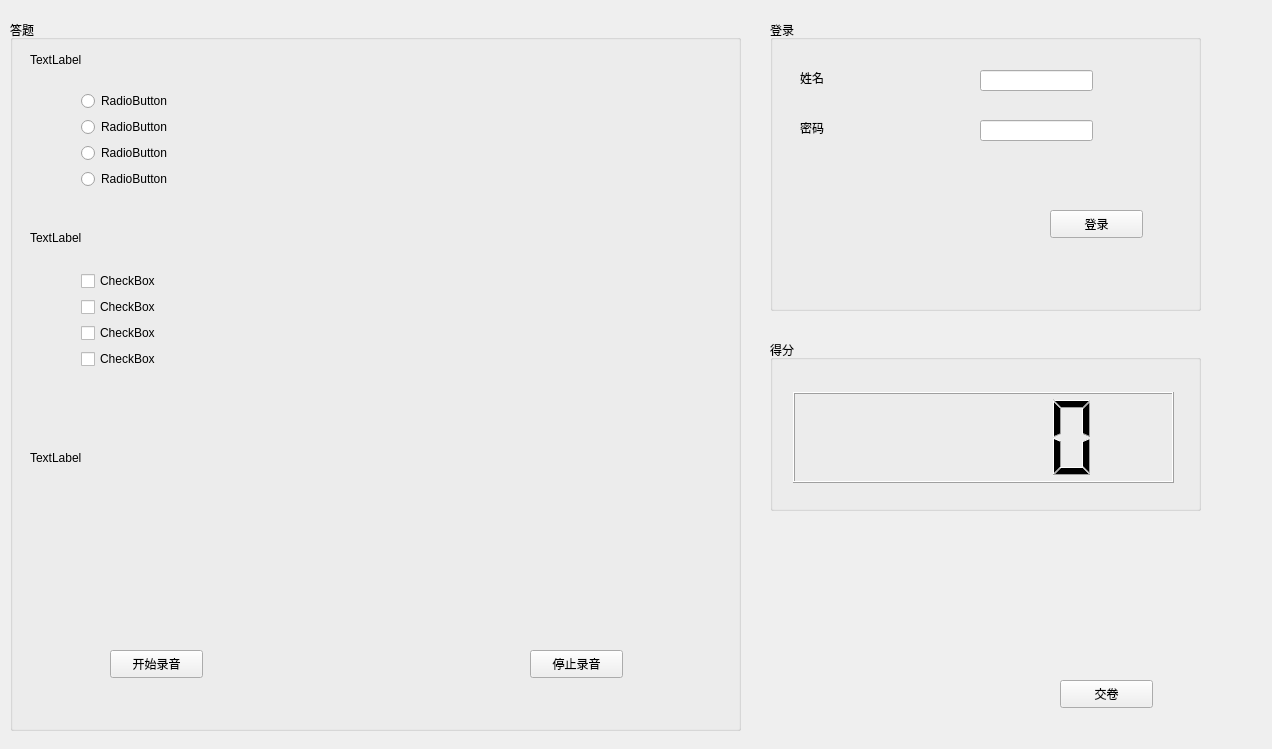
<?xml version="1.0" encoding="UTF-8"?>
<ui version="4.0">
 <class>Form</class>
 <widget class="QWidget" name="Form">
  <property name="geometry">
   <rect>
    <x>0</x>
    <y>0</y>
    <width>1272</width>
    <height>749</height>
   </rect>
  </property>
  <property name="windowTitle">
   <string>Form</string>
  </property>
  <widget class="QPushButton" name="closeWinBtn">
   <property name="geometry">
    <rect>
     <x>1060</x>
     <y>680</y>
     <width>93</width>
     <height>28</height>
    </rect>
   </property>
   <property name="text">
    <string>交卷</string>
   </property>
  </widget>
  <widget class="QGroupBox" name="groupBox">
   <property name="geometry">
    <rect>
     <x>10</x>
     <y>20</y>
     <width>731</width>
     <height>711</height>
    </rect>
   </property>
   <property name="title">
    <string>答题</string>
   </property>
   <widget class="QLabel" name="first">
    <property name="geometry">
     <rect>
      <x>20</x>
      <y>30</y>
      <width>911</width>
      <height>20</height>
     </rect>
    </property>
    <property name="text">
     <string>TextLabel</string>
    </property>
   </widget>
   <widget class="QLabel" name="second">
    <property name="geometry">
     <rect>
      <x>20</x>
      <y>210</y>
      <width>911</width>
      <height>16</height>
     </rect>
    </property>
    <property name="text">
     <string>TextLabel</string>
    </property>
   </widget>
   <widget class="QLabel" name="third">
    <property name="geometry">
     <rect>
      <x>20</x>
      <y>430</y>
      <width>901</width>
      <height>16</height>
     </rect>
    </property>
    <property name="text">
     <string>TextLabel</string>
    </property>
   </widget>
   <widget class="QPushButton" name="startButton">
    <property name="geometry">
     <rect>
      <x>100</x>
      <y>630</y>
      <width>93</width>
      <height>28</height>
     </rect>
    </property>
    <property name="text">
     <string>开始录音</string>
    </property>
   </widget>
   <widget class="QPushButton" name="stopButton">
    <property name="geometry">
     <rect>
      <x>520</x>
      <y>630</y>
      <width>93</width>
      <height>28</height>
     </rect>
    </property>
    <property name="text">
     <string>停止录音</string>
    </property>
   </widget>
   <widget class="QWidget" name="layoutWidget">
    <property name="geometry">
     <rect>
      <x>71</x>
      <y>71</y>
      <width>531</width>
      <height>99</height>
     </rect>
    </property>
    <layout class="QVBoxLayout" name="verticalLayout">
     <item>
      <widget class="QRadioButton" name="radioButton_5">
       <property name="text">
        <string>RadioButton</string>
       </property>
      </widget>
     </item>
     <item>
      <widget class="QRadioButton" name="radioButton_8">
       <property name="text">
        <string>RadioButton</string>
       </property>
      </widget>
     </item>
     <item>
      <widget class="QRadioButton" name="radioButton_6">
       <property name="text">
        <string>RadioButton</string>
       </property>
      </widget>
     </item>
     <item>
      <widget class="QRadioButton" name="radioButton_7">
       <property name="text">
        <string>RadioButton</string>
       </property>
      </widget>
     </item>
    </layout>
   </widget>
   <widget class="QWidget" name="layoutWidget">
    <property name="geometry">
     <rect>
      <x>71</x>
      <y>251</y>
      <width>531</width>
      <height>99</height>
     </rect>
    </property>
    <layout class="QVBoxLayout" name="verticalLayout_2">
     <item>
      <widget class="QCheckBox" name="checkBox_4">
       <property name="text">
        <string>CheckBox</string>
       </property>
      </widget>
     </item>
     <item>
      <widget class="QCheckBox" name="checkBox_3">
       <property name="text">
        <string>CheckBox</string>
       </property>
      </widget>
     </item>
     <item>
      <widget class="QCheckBox" name="checkBox">
       <property name="text">
        <string>CheckBox</string>
       </property>
      </widget>
     </item>
     <item>
      <widget class="QCheckBox" name="checkBox_2">
       <property name="text">
        <string>CheckBox</string>
       </property>
      </widget>
     </item>
    </layout>
   </widget>
  </widget>
  <widget class="QGroupBox" name="groupBox_2">
   <property name="geometry">
    <rect>
     <x>770</x>
     <y>20</y>
     <width>431</width>
     <height>291</height>
    </rect>
   </property>
   <property name="title">
    <string>登录</string>
   </property>
   <widget class="QPushButton" name="pushButton">
    <property name="geometry">
     <rect>
      <x>280</x>
      <y>190</y>
      <width>93</width>
      <height>28</height>
     </rect>
    </property>
    <property name="text">
     <string>登录</string>
    </property>
   </widget>
   <widget class="QLabel" name="label_4">
    <property name="geometry">
     <rect>
      <x>30</x>
      <y>50</y>
      <width>72</width>
      <height>15</height>
     </rect>
    </property>
    <property name="text">
     <string>姓名</string>
    </property>
   </widget>
   <widget class="QLabel" name="label_5">
    <property name="geometry">
     <rect>
      <x>30</x>
      <y>100</y>
      <width>72</width>
      <height>15</height>
     </rect>
    </property>
    <property name="text">
     <string>密码</string>
    </property>
   </widget>
   <widget class="QLineEdit" name="lineEdit">
    <property name="geometry">
     <rect>
      <x>210</x>
      <y>50</y>
      <width>113</width>
      <height>21</height>
     </rect>
    </property>
   </widget>
   <widget class="QLineEdit" name="lineEdit_2">
    <property name="geometry">
     <rect>
      <x>210</x>
      <y>100</y>
      <width>113</width>
      <height>21</height>
     </rect>
    </property>
   </widget>
  </widget>
  <widget class="QGroupBox" name="groupBox_3">
   <property name="geometry">
    <rect>
     <x>770</x>
     <y>340</y>
     <width>431</width>
     <height>171</height>
    </rect>
   </property>
   <property name="title">
    <string>得分</string>
   </property>
   <widget class="QLCDNumber" name="lcdNumber">
    <property name="geometry">
     <rect>
      <x>23</x>
      <y>52</y>
      <width>381</width>
      <height>91</height>
     </rect>
    </property>
   </widget>
  </widget>
 </widget>
 <resources/>
 <connections>
  <connection>
   <sender>closeWinBtn</sender>
   <signal>clicked()</signal>
   <receiver>Form</receiver>
   <slot>close()</slot>
   <hints>
    <hint type="sourcelabel">
     <x>309</x>
     <y>225</y>
    </hint>
    <hint type="destinationlabel">
     <x>430</x>
     <y>208</y>
    </hint>
   </hints>
  </connection>
 </connections>
</ui>
